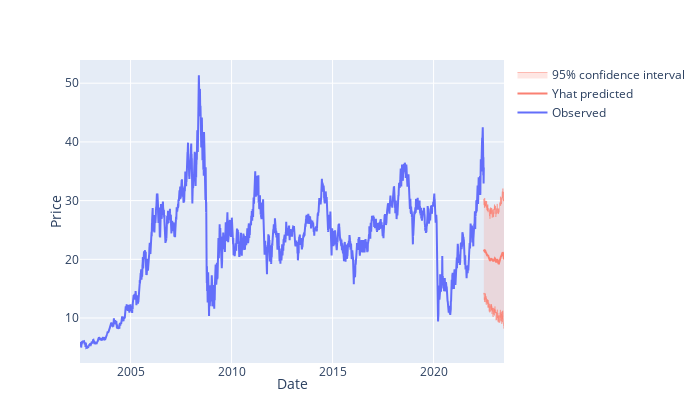

The code cell stored with this chart in its notebook:
### Code cell
prophet = (
    forecasts_proph.loc[:, ["yhat", "yhat_lower", "yhat_upper"]]
    .rename(columns={"yhat_lower": "pi_lower", "yhat_upper": "pi_upper"})
    .set_index(prophet_forecast.index)
)
plot_prediction_intervals(
    hist_trim['Price'], prophet, "yhat"
)

### Figure 1 — Plotly figure (JSON) as saved in the notebook; plotly's stock layout.template omitted (floating-point values rounded to 4 significant figures; data arrays with more than 128 entries replaced by an {"elided": "..."} marker saying what was removed)
{"data": [{"mode": "lines", "name": "Observed", "type": "scatter", "x": {"elided": "7301 str values"}, "y": {"elided": "7301 float values"}}, {"line": {"color": "salmon"}, "mode": "lines", "name": "Yhat predicted", "type": "scatter", "x": {"elided": "365 str values"}, "y": {"elided": "365 float values"}}, {"line": {"color": "salmon", "width": 0.5}, "mode": "lines", "showlegend": false, "type": "scatter", "x": {"elided": "365 str values"}, "y": {"elided": "365 float values"}}, {"fill": "tonexty", "fillcolor": "rgba(250, 128, 114, 0.2)", "line": {"color": "salmon", "width": 0.5}, "mode": "lines", "name": "95% confidence interval", "type": "scatter", "x": {"elided": "365 str values"}, "y": {"elided": "365 float values"}}], "layout": {"height": 400, "margin": {"b": 10, "t": 60}, "title": {"x": 0.5, "y": 0.93}, "width": 700, "xaxis": {"title": {"standoff": 0, "text": "Date"}}, "yaxis": {"title": {"standoff": 0, "text": "Price"}}}}
